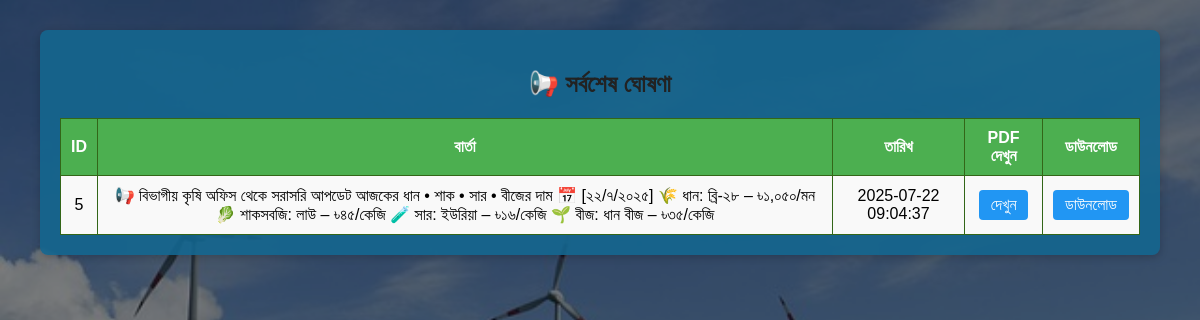
Screenshot of /announcement.php with the database file from the repository.
### tables this page shows
CREATE TABLE `announcements` (
  `id` int(11) NOT NULL,
  `message` text NOT NULL,
  `created_at` timestamp NOT NULL DEFAULT current_timestamp(),
  `pdf_path` varchar(255) DEFAULT NULL
);

### announcement.php (the view, shortened to what this page needs)
<?php
include 'db_connection.php';
$sql = "SELECT id, message, created_at, pdf_path FROM announcements ORDER BY created_at DESC";
$result = mysqli_query($conn, $sql);
?>
<!DOCTYPE html>
<html lang="bn">
<head>
</head>
<body>
<div class="container">
    <h2>📢 সর্বশেষ ঘোষণা</h2>
    <table>
        <tr>
            <th>ID</th>
            <th>বার্তা</th>
            <th>তারিখ</th>
            <th>PDF দেখুন</th>
            <th>ডাউনলোড</th>
        </tr>
        <?php
        if (mysqli_num_rows($result) > 0) {
            while ($row = mysqli_fetch_assoc($result)) {
                echo "<tr>
                        <td>{$row['id']}</td>
                        <td>{$row['message']}</td>
                        <td>{$row['created_at']}</td>
                        <td><a class='button' href='{$row['pdf_path']}' target='_blank'>দেখুন</a></td>
                        <td><a class='button' href='{$row['pdf_path']}' download>ডাউনলোড</a></td>
                    </tr>";
            }
        } else {
            echo "<tr><td colspan='5'>কোনো ঘোষণা পাওয়া যায়নি</td></tr>";
        }
        ?>
    </table>
</div>
</body>
</html>

### announcement.php (style rules this page uses)
body { font-family: Arial, sans-serif; margin: 0; padding: 0; background-image: url('wind-power-1357419_640.jpg'); background-size: cover; background-repeat: no-repeat; background-attachment: fixed; background-position: center; }
body::before { content: ""; position: fixed; top: 0; left: 0; right: 0; bottom: 0; background: rgba(0, 0, 0, 0.5); z-index: -1; }
.container { width: 90%; margin: auto; background: rgba(20, 102, 143, 0.9); padding: 20px; margin-top: 30px; border-radius: 8px; box-shadow: 0 2px 8px rgba(0,0,0,0.2); }
h2 { text-align: center; color: #222; }
table { width: 100%; border-collapse: collapse; margin-top: 20px; }
th, td { border: 1px solid #336618ff; padding: 10px; text-align: center; }
th { background: #4CAF50; color: white; }
tr:nth-child(even) { background-color: #f9f9f9; }
a.button { display: inline-block; padding: 6px 12px; background: #2196F3; color: white; text-decoration: none; border-radius: 4px; }

### rows the page displays
announcements: id "5", message "📢 বিভাগীয় কৃষি অফিস থেকে সরাসরি আপডেট আজকের ধান • শাক • সার • বীজের দাম 📅 [২২/৭/২০২৫] 🌾 ধান: ব্রি-২৮ – ৳১,০৫০/মন 🥬 শাকসবজি: লাউ – ৳৪৫/কেজি 🧪 সার: ইউরিয়া – ৳১৬/কেজি 🌱 বীজ: ধান বীজ – ৳৩৫/কেজি", created_at "2025-07-22 09:04:37"
